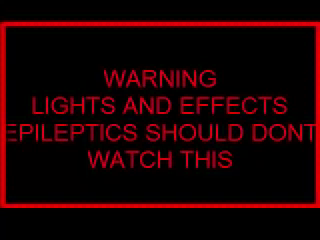
#> input picture frame 85 of pokemon.mp4, 320 x 240 px, given in place of Seizure_Warning.mp4, which was not available
$ python epileptic_seizure_engine_test.py
#> lines starting #> are read from the running program, lines starting #| are printed output that depends on the picture; after the words box and inside, x2 and y2 are one past the last pixel; in counts of white or black regions, pixels touching at a corner belong together; pictures that were not available may be replaced by others from this repository, and a replacement may not be noted
### PhotosensitivitySafetyEngine/engine/analysis.py
import math
import time
import numpy as np
import cv2
from matplotlib import pyplot as plt


class GuidelineProcess:
    def __init__(self, objects, pipeline):
        self.objects = objects
        self.pipeline = pipeline

    def analyse_file(self, path, display=None, speedup=10, show_live_chart=True,
                     show_dsp=True, show_analysis=True, save_analysis_result = None):
        if display is None:
            display = Display()
        capture = cv2.VideoCapture(path)
        # print("FPS OF THE VIDEO : ", int(capture.get(cv2.CAP_PROP_FPS)))
        display.set_property('frame_rate', int(capture.get(cv2.CAP_PROP_FPS)))
        display.set_property('analysis_resolution',
                             tuple([int(x / speedup) for x in display.get_property('display_resolution')]))
        # print(tuple([int(x / speedup) for x in display.get_property('display_resolution')]))
        objects_with_properties = self.objects(display.properties())
        value_register = Register()
        while True:
            check, frame = capture.read()
            if not check:
                break
            # PIPELINE
            values = [display.render(frame)]
            for (fun, xs, *_) in self.pipeline:
                values.append(
                    objects_with_properties[fun].run(*[values[x] for x in xs] if type(xs) is tuple else [values[xs]]))

            # CHART VALUES
            value_register.add_all(self.pipeline, values)
            if show_live_chart:
                value_register.live_plot()
            if show_dsp:
                cv2.imshow('Video', values[0]), cv2.waitKey(1)
            print('', end=f'\r{int(capture.get(cv2.CAP_PROP_POS_FRAMES))}/{int(capture.get(cv2.CAP_PROP_FRAME_COUNT))}')
        cv2.destroyAllWindows()
        if show_analysis:
            value_register.plot()
            plt.show()
        if save_analysis_result is not None:
            value_register.plot()
            plt.savefig(save_analysis_result)
        # print(value_register.values)
        return value_register.values


class Display:
    def __init__(self, display_resolution=(1024, 768), display_diameter=16, display_distance=24, nits=200):
        display_size = tuple(
            [display_diameter * x1 / sum([x2 ** 2 for x2 in display_resolution]) ** 0.5 for x1 in display_resolution])
        degree_field = lambda a: tuple([math.sin(a * math.pi / 180) * display_distance / x for x in display_size])
        self.data = {
            'display_resolution': display_resolution,
            'analysis_resolution': display_resolution,
            'display_diameter': display_diameter,
            'display_distance': display_distance,
            'display_size': display_size,
            'degree_field': degree_field,
            'frame_rate': 30,
            'candelas': nits
        }

    def set_property(self, name, value):
        self.data[name] = value

    def get_property(self, name):
        return self.data[name]

    def properties(self):
        return self.data

    def render(self, frame):
        screen = np.zeros((self.data['analysis_resolution'][1], self.data['analysis_resolution'][0], 3))
        if frame.shape[0] / self.data['analysis_resolution'][1] > frame.shape[1] / self.data['analysis_resolution'][0]:
            size = int(frame.shape[1] / frame.shape[0] * self.data['analysis_resolution'][1]), \
                   self.data['analysis_resolution'][1]
            position = int((self.data['analysis_resolution'][0] - size[0]) / 2), 0
        else:
            size = self.data['analysis_resolution'][0], int(
                frame.shape[0] / frame.shape[1] * self.data['analysis_resolution'][0])
            position = 0, int((self.data['analysis_resolution'][1] - size[1]) / 2)
        resized_frame = cv2.resize(frame, size)
        screen[position[1]:position[1] + size[1], position[0]:position[0] + size[0]] = resized_frame
        return np.array(screen, dtype='uint8')


class Register:
    def __init__(self):
        self.values = {}
        self.figure = None

    def add(self, name, x):
        if name in self.values.keys():
            self.values[name].append(x)
        else:
            self.values[name] = [x]

    def add_all(self, pipeline, values):
        for i in range(len(pipeline)):
            if len(pipeline[i]) > 2:
                self.add(pipeline[i][2], values[i + 1])

    def get(self, name):
        return self.values[name]

    # [36 lines left out: functions plot, live_plot, not called in this run]


class Timer:
    def __init__(self):
        self.times = {}
        self.last_time = time.time()

    # [6 lines left out: function time, not called in this run]

    def print(self):
        print(self.times)

    # [15 lines left out: function plot, not called in this run]

### PhotosensitivitySafetyEngine/libraries/function_objects.py
import cv2
import numpy as np


# ARRAY to ARRAY
class InputToArray:
    def __init__(self, fun, lut=np.arange(256), vector_form=False):
        if vector_form:
            self.lut = fun(lut)
        else:
            self.lut = np.vectorize(fun)(lut)

    def run(self, array):
        return cv2.LUT(array, self.lut)


class ArrayToArray:
    # [5 lines left out: function __init__, not called in this run]

    def run(self, array):
        return self.fun(array)


class ArrayChannelsToArray:
    def __init__(self, fun, vector_form=False):
        if vector_form:
            self.fun = fun
        else:
            self.fun = np.vectorize(fun)

    def run(self, array):
        b, g, r = cv2.split(array)
        return self.fun(r, g, b)


class ArraysToArray:
    def __init__(self, fun, vector_form=False):
        if vector_form:
            self.fun = fun
        else:
            self.fun = np.vectorize(fun)

    def run(self, array1, array2):
        return self.fun(array1, array2)


class ArrayAndPastToArray:
    def __init__(self, fun, vector_form=False):
        if vector_form:
            self.fun = fun
        else:
            self.fun = np.vectorize(fun)
        self.past = 0

    def run(self, array):
        ret = self.fun(array, self.past)
        self.past = array
        return ret


# ARRAY to VALUE
class ArrayToValue:
    def __init__(self, fun):
        self.fun = fun

    def run(self, array):
        return self.fun(array)


class ArrayChannelsToValue:
    def __init__(self, fun):
        self.fun = fun

    def run(self, array):
        b, g, r = cv2.split(array)
        return self.fun(r, g, b)


class ArraysToValue:
    def __init__(self, fun):
        self.fun = fun

    def run(self, array1, array2):
        return self.fun(array1, array2)


class ArrayAndPastToValue:
    def __init__(self, fun):
        self.fun = fun
        self.past = 0

    # [4 lines left out: function run, not called in this run]


# VALUE to VALUE
class ValueToValue:
    def __init__(self, fun):
        self.fun = fun

    def run(self, value):
        return self.fun(value)


class ValuesToValue:
    def __init__(self, fun):
        self.fun = fun

    def run(self, value1, value2):
        return self.fun(value1, value2)


class ValueAndPastToValue:
    def __init__(self, fun):
        self.fun = fun
        self.past = 0

    # [4 lines left out: function run, not called in this run]


class ValueHistoryToValue:
    def __init__(self, fun):
        self.fun = fun
        self.history = []

    def run(self, value):
        self.history.append(value)
        return self.fun(self.history)


class ValueHistoriesToValue:
    def __init__(self, fun):
        self.fun = fun
        self.history1 = []
        self.history2 = []

    def run(self, value1, value2):
        self.history1.append(value1)
        self.history2.append(value2)
        return self.fun(self.history1, self.history2)

### PhotosensitivitySafetyEngine/libraries/common_functions.py
from PhotosensitivitySafetyEngine.libraries.function_objects import *
import numpy as np


def colorCurve(curve):
    curves = {
        'RGB2sRGB': lambda X: X / 255,
        'RGB2XYZ': lambda X: ((X / 255 + 0.055) / 1.055) ** 2.4 if X / 255 > 0.03928 else X / 255 / 12.92
    }
    return InputToArray(curves[curve])


def relativeLuminance():
    return ArrayChannelsToArray(lambda R, G, B: 0.2126 * R + 0.7152 * G + 0.0722 * B, vector_form=True)


def absoluteLuminance():
    return ArrayChannelsToArray(lambda R, G, B: 1/3 * R + 1/3 * G + 1/3 * B, vector_form=True)


def changeDetect(direction=1, minimum=0):
    return ArrayAndPastToArray(lambda Present, Past: np.where(direction*(Present - Past) >= minimum, 1, 0), vector_form=True)


def pastOrPresentThreshold(threshold, direction=1):
    if direction == 1:
        return ArrayAndPastToArray(lambda Present, Past: np.where(np.maximum(Present, Past) >= threshold, 1, 0), vector_form=True)
    if direction == -1:
        return ArrayAndPastToArray(lambda Present, Past: np.where(np.minimum(Present, Past) <= threshold, 1, 0), vector_form=True)


def colorProportion(red=0, green=0, blue=0):
    return ArrayChannelsToArray(lambda R, G, B: np.divide(red * R + green * G + blue * B, (R + G + B), out=np.zeros(R.shape, dtype=float), where=(R + G + B) != 0), vector_form=True)


def twoConditions(logic=np.logical_and):
    return ArraysToArray(lambda Array1, Array2: logic(Array1, Array2), vector_form=True)


# NOT IN W3C
def colorValue(red=0, green=0, blue=0):
    return ArrayChannelsToArray(lambda R, G, B: red * R + green * G + blue * B, vector_form=True)


# [5 lines left out: function threshold, not called in this run]

### PhotosensitivitySafetyEngine/libraries/custom_functions.py
import numpy as np
import re


def area_averages_max(flash_matrix, fragment_shape=(0.33, 0.33), threshold=None):
    fragment_shape = [min(x, 1) for x in fragment_shape]
    m_y, m_x = flash_matrix.shape
    f_y, f_x = int(fragment_shape[0]*m_y), int(fragment_shape[1]*m_x)
    horizontal_sum = np.cumsum(flash_matrix, axis=0)
    rectangular_sum = np.cumsum(horizontal_sum, axis=1)
    big_rectangle = rectangular_sum[f_y - 1:m_y, f_x - 1:m_x]
    tall_rectangle = rectangular_sum[0:m_y - f_y + 1, f_x - 1:m_x]
    long_rectangle = rectangular_sum[f_y - 1:m_y, 0:m_x - f_x + 1]
    small_rectangle = rectangular_sum[0:m_y - f_y + 1, 0:m_x - f_x + 1]
    center_rectangle = big_rectangle - tall_rectangle - long_rectangle + small_rectangle
    max_value = np.max(np.divide(center_rectangle, f_y * f_x))
    if threshold is None:
        return max_value
    else:
        return max_value >= threshold


def count_flashes(flashes_lighter, flashes_darker, frame_rate=30):
    flashes_lighter[0], flashes_darker[0] = 0, 0
    channel1, channel2 = flashes_lighter[-(frame_rate - 1):], flashes_darker[-(frame_rate - 1):]
    both_channels = ''
    # "X" is both, "1" is "up", "2" is "down"
    for i in range(len(channel1)):
        if channel1[i] and channel2[i]:
            both_channels += 'X'
        elif channel1[i]:
            both_channels += '1'
        elif channel2[i]:
            both_channels += '2'
    both_channels = re.sub('1+', '1', both_channels)
    both_channels = re.sub('2+', '2', both_channels)
    count = len(both_channels)
    return count/2

### epileptic_seizure_trigger.py
import time

from PhotosensitivitySafetyEngine.guidelines.w3c import *

SEIZURE_THRESHOLD = 3


class CustomVideo:
    def __init__(self, video_path):
        self.__video_path = video_path
        self.__capture = cv2.VideoCapture(self.__video_path)
        self.video_width = int(self.__capture.get(cv2.CAP_PROP_FRAME_WIDTH))
        self.video_height = int(self.__capture.get(cv2.CAP_PROP_FRAME_HEIGHT))
        self.frame_count = int(self.__capture.get(cv2.CAP_PROP_FRAME_COUNT))
        self.FPS = int(self.__capture.get(cv2.CAP_PROP_FPS))

        self.analysis_result = []
        self.flashes = []

    def analyse_video(self, show_analysis=True):
        print(f'Video analysis started...')
        analysis_start_time = time.time()
        self.analysis_result = w3c_guideline.analyse_file(self.__video_path, show_live_chart=False,
                                                          show_dsp=False, show_analysis=show_analysis)
#> in analyse_file, frame is the input picture: shape (240, 320, 3); mean B, G, R 2.5, 0.7, 26.9
#> in render, `resized_frame = cv2.resize(frame, size)`:
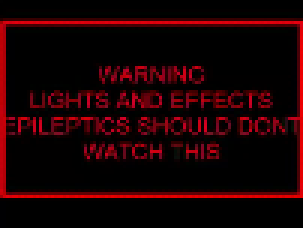
#> resized_frame: shape (76, 101, 3) (shown 3 times larger); mean B, G, R 2.4, 0.7, 27.1
#> in render, `screen[position[1]:position[1] + size[1], position[0]:position[0] + si..`:
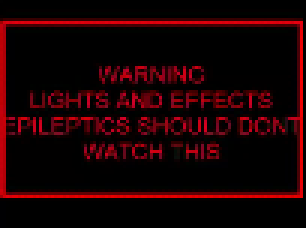
#> screen: shape (76, 102, 3) float64 (shown 3 times larger); mean B, G, R 2.4, 0.7, 26.9
#> the loop in analyse_file, `for (fun, xs, *_) in self.pipeline:` made 20 passes
#> pass 2, in run, `b, g, r = cv2.split(array)`:
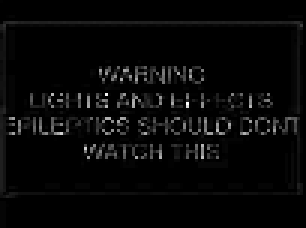
#> b: shape (76, 102) float64 (shown 3 times larger); min 0, max 0.0296, mean 0.00091; drawn with min black and max white
#> pass 2, in run, `b, g, r = cv2.split(array)`:
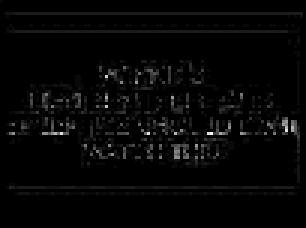
#> g: shape (76, 102) float64 (shown 3 times larger); min 0, max 0.00857, mean 0.000203; drawn with min black and max white
#> pass 2, in run, `b, g, r = cv2.split(array)`:
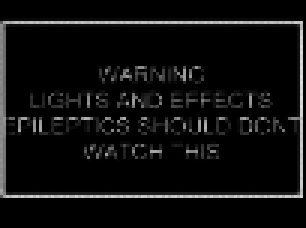
#> r: shape (76, 102) float64 (shown 3 times larger); min 0, max 0.863, mean 0.0571
#> pass 3, in run, `ret = self.fun(array, self.past)`:
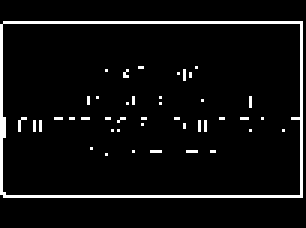
#> ret: shape (76, 102) int64 (shown 3 times larger); values 0 (black) and 1 (white), 5.4% white in thin lines or dots, all inside (x1, y1, x2, y2) = (0, 7, 101, 66)
#> after the loop in analyse_file, `for (fun, xs, *_) in self.pipeline:`: values = 21 items
        print(f'\nAnalysis took {(time.time() - analysis_start_time):.3f} seconds.')
        self.check_frame_intervals(self.analysis_result)

    # [61 lines left out: functions read_video_sequence, get_frame_interval, check_frame_intervals, not called in this run]

    def get_flashes(self):
        return self.flashes

### epileptic_seizure_engine_test.py
import time

from PhotosensitivitySafetyEngine.guidelines.w3c import *
from epileptic_seizure_trigger import *

# [89 lines left out: functions average_correction, gaussian_blur_correction, apply_average_correction_on_video, apply_gaussian_correction_on_video, write_corrected_sequences, not called in this run]


def compare(original_video, corrected_video):
    pass


# [13 lines left out: function write_video, not called in this run]


if __name__ == "__main__":
    original_video_path = 'Seizure_Warning.mp4'
    corrected_video_path = "corrected_video.avi"
    corrected_video_path_second = "corrected_video_second.avi"

    video_original = CustomVideo(original_video_path)
    video_original.analyse_video(False)
    for f in video_original.flashes:
        print(f)
    exit(0)
    apply_average_correction_on_video(video_original, corrected_video_path)
    video_corrected = CustomVideo(corrected_video_path)

    # print(video_corrected.flashes)
    video_corrected.analyse_video()

# [51 lines of commented-out code are left out]


'''
# [11 lines of commented-out code are left out]
'''
